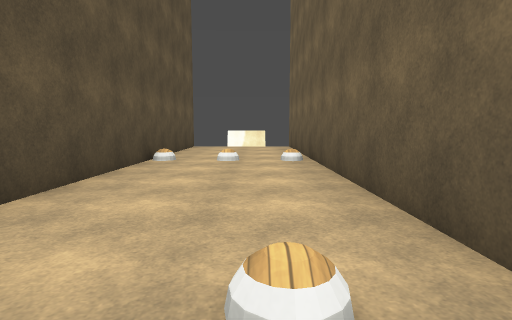
View 1 (above)

12 first-person views from a walk through a 3-D level made in the Godot game engine. The camera is 1.4 m above the floor, tilts 6° down and sees 80° across. The floor is counted in squares, 2 m on a side. Each view is taken from the middle of a square. On the plan, view 1 faces up. The plan holds only what a view shows up to about 10 squares ahead; the rest is blank. The place goes on beyond the plan. Surface patterns are stand-ins for the level's own textures.

View 2
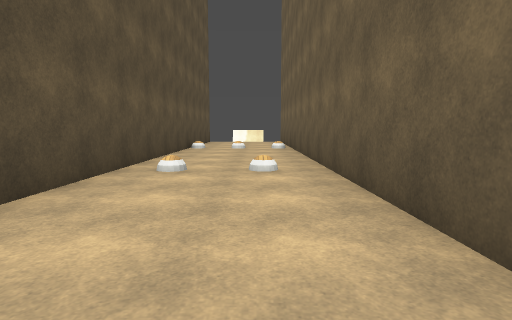

View 3
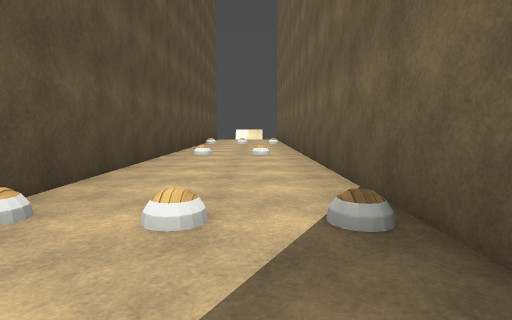

View 4
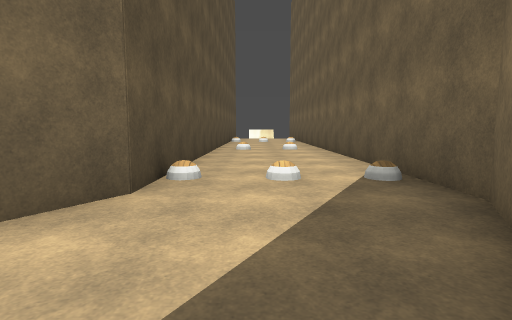

View 5
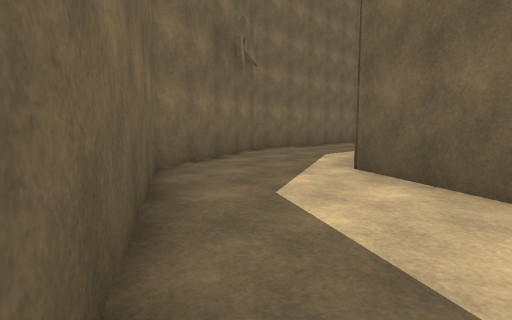

View 6
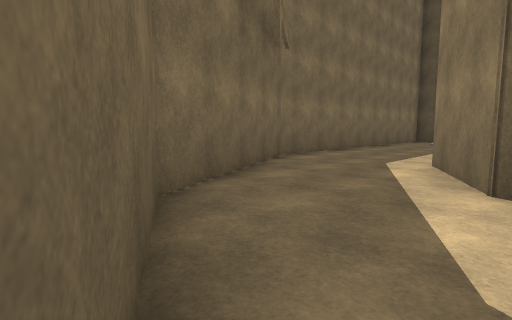

View 7
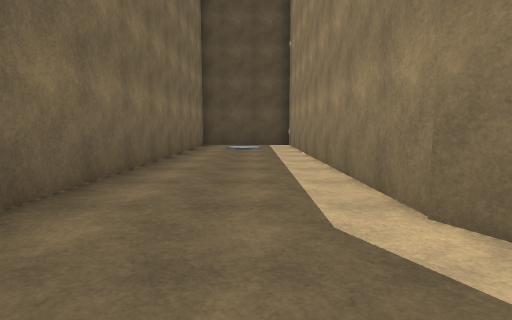

View 8
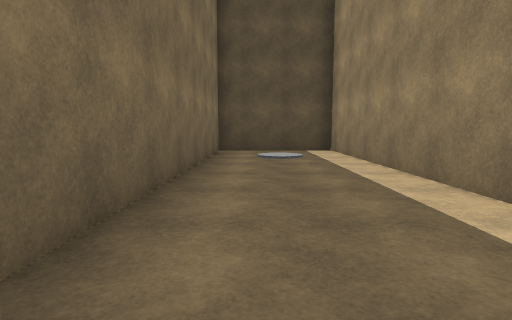

View 9
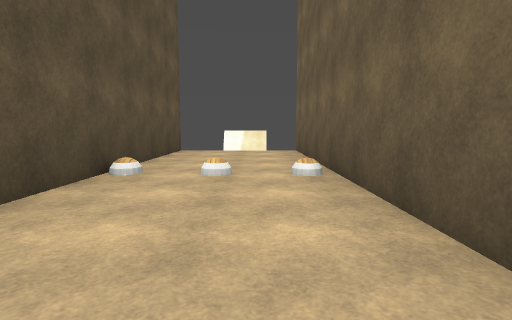

View 10
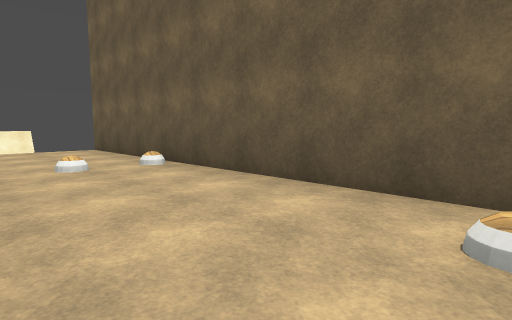

View 11
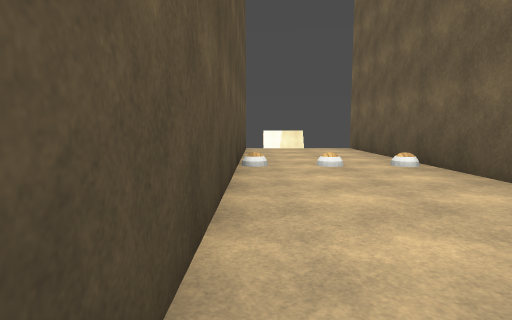

View 12
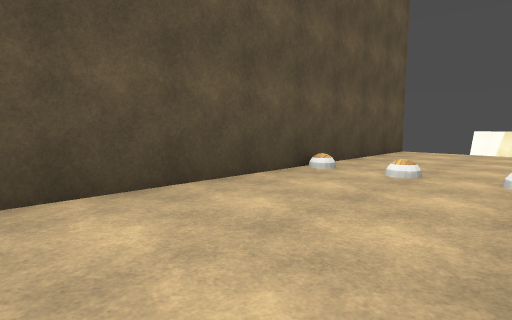

### Floor plan
Points are (right, up) in squares from view 1. A wall is a line through its corners. A room is listed if a view was taken in it or the views show most of it. See-through windows are left out.
Room 1 (views 1, 2, 3, 5, 9, 10, 11, 12)
walls: (-2.3, 11.6) (-2.3, -5.8) (-3, -7); (0.3, -7.8) (1.3, -6.1) (1.3, 11.6)
ways out: opening at (-1, -8) to room 2
Room 2 (views 4, 6, 7, 8)
walls: (-3, -7) (-3.9, -8.5) (-6.2, -9.6) (-16.6, -9.6) (-16.6, -13.2) (-6.1, -13.2) (-1.5, -10.9) (0.3, -7.8)
ways out: opening at (-1, -8) to room 1

Where each view was taken, in squares from view 1:
view 1: 0 up, 0 right, facing up
view 2: 4 down, 0 right, facing up
view 3: 7 down, 0 right, facing up
view 4: 9 down, 1 left, facing up
view 5: 6 down, 1 right, facing down-left
view 6: 8 down, 0 right, facing down-left
view 7: 11 down, 4 left, facing left
view 8: 12 down, 7 left, facing left
view 9: 2 up, 0 right, facing up
view 10: 1 up, 2 left, facing up-right
view 11: 1 up, 2 left, facing up
view 12: 2 up, 1 right, facing up-left
